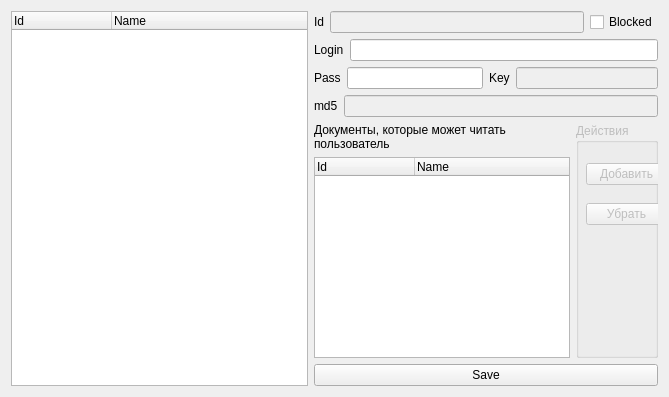
<?xml version="1.0" encoding="UTF-8"?>
<ui version="4.0">
 <class>UserControlDialog</class>
 <widget class="QDialog" name="UserControlDialog">
  <property name="geometry">
   <rect>
    <x>0</x>
    <y>0</y>
    <width>669</width>
    <height>397</height>
   </rect>
  </property>
  <property name="windowTitle">
   <string>Dialog</string>
  </property>
  <layout class="QGridLayout" name="gridLayout">
   <item row="0" column="0">
    <layout class="QHBoxLayout" name="horizontalLayout_9">
     <item>
      <widget class="QTreeWidget" name="treeWidget">
       <column>
        <property name="text">
         <string>Id</string>
        </property>
       </column>
       <column>
        <property name="text">
         <string>Name</string>
        </property>
       </column>
      </widget>
     </item>
     <item>
      <layout class="QVBoxLayout" name="verticalLayout_3">
       <item>
        <layout class="QHBoxLayout" name="horizontalLayout_2">
         <item>
          <layout class="QHBoxLayout" name="horizontalLayout">
           <item>
            <widget class="QLabel" name="label">
             <property name="text">
              <string>Id</string>
             </property>
            </widget>
           </item>
           <item>
            <widget class="QLineEdit" name="lineEdit">
             <property name="enabled">
              <bool>false</bool>
             </property>
            </widget>
           </item>
          </layout>
         </item>
         <item>
          <widget class="QCheckBox" name="checkBox">
           <property name="text">
            <string>Blocked</string>
           </property>
          </widget>
         </item>
        </layout>
       </item>
       <item>
        <layout class="QHBoxLayout" name="horizontalLayout_3">
         <item>
          <widget class="QLabel" name="label_2">
           <property name="text">
            <string>Login</string>
           </property>
          </widget>
         </item>
         <item>
          <widget class="QLineEdit" name="lineEdit_2"/>
         </item>
        </layout>
       </item>
       <item>
        <layout class="QVBoxLayout" name="verticalLayout">
         <item>
          <layout class="QHBoxLayout" name="horizontalLayout_6">
           <item>
            <layout class="QHBoxLayout" name="horizontalLayout_4">
             <item>
              <widget class="QLabel" name="label_3">
               <property name="text">
                <string>Pass</string>
               </property>
              </widget>
             </item>
             <item>
              <widget class="QLineEdit" name="lineEdit_3"/>
             </item>
            </layout>
           </item>
           <item>
            <layout class="QHBoxLayout" name="horizontalLayout_5">
             <item>
              <widget class="QLabel" name="label_4">
               <property name="text">
                <string>Key</string>
               </property>
              </widget>
             </item>
             <item>
              <widget class="QLineEdit" name="lineEdit_4">
               <property name="enabled">
                <bool>false</bool>
               </property>
              </widget>
             </item>
            </layout>
           </item>
          </layout>
         </item>
         <item>
          <layout class="QHBoxLayout" name="horizontalLayout_7">
           <item>
            <widget class="QLabel" name="label_5">
             <property name="text">
              <string>md5</string>
             </property>
            </widget>
           </item>
           <item>
            <widget class="QLineEdit" name="lineEdit_5">
             <property name="enabled">
              <bool>false</bool>
             </property>
            </widget>
           </item>
          </layout>
         </item>
        </layout>
       </item>
       <item>
        <layout class="QHBoxLayout" name="horizontalLayout_8">
         <item>
          <layout class="QVBoxLayout" name="verticalLayout_2">
           <item>
            <widget class="QLabel" name="label_6">
             <property name="text">
              <string>Документы, которые может читать пользователь</string>
             </property>
             <property name="wordWrap">
              <bool>true</bool>
             </property>
            </widget>
           </item>
           <item>
            <widget class="QTreeWidget" name="treeWidget_2">
             <column>
              <property name="text">
               <string>Id</string>
              </property>
             </column>
             <column>
              <property name="text">
               <string>Name</string>
              </property>
             </column>
            </widget>
           </item>
          </layout>
         </item>
         <item>
          <widget class="QGroupBox" name="groupBox">
           <property name="enabled">
            <bool>false</bool>
           </property>
           <property name="title">
            <string>Действия</string>
           </property>
           <widget class="QPushButton" name="pushButton">
            <property name="geometry">
             <rect>
              <x>10</x>
              <y>80</y>
              <width>81</width>
              <height>22</height>
             </rect>
            </property>
            <property name="text">
             <string>Убрать</string>
            </property>
           </widget>
           <widget class="QPushButton" name="pushButton_2">
            <property name="geometry">
             <rect>
              <x>10</x>
              <y>40</y>
              <width>81</width>
              <height>22</height>
             </rect>
            </property>
            <property name="text">
             <string>Добавить</string>
            </property>
           </widget>
          </widget>
         </item>
        </layout>
       </item>
       <item>
        <widget class="QPushButton" name="pushButton_3">
         <property name="text">
          <string>Save</string>
         </property>
        </widget>
       </item>
      </layout>
     </item>
    </layout>
   </item>
  </layout>
 </widget>
 <resources/>
 <connections/>
</ui>
